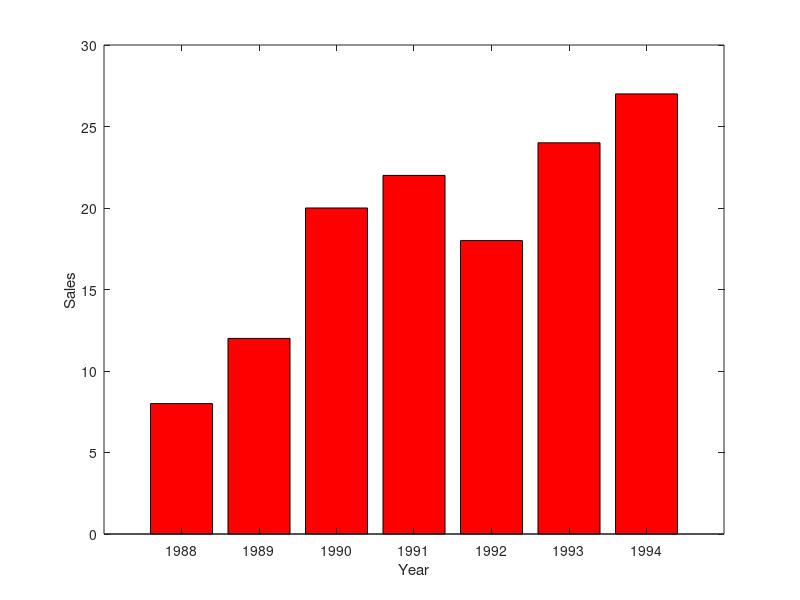
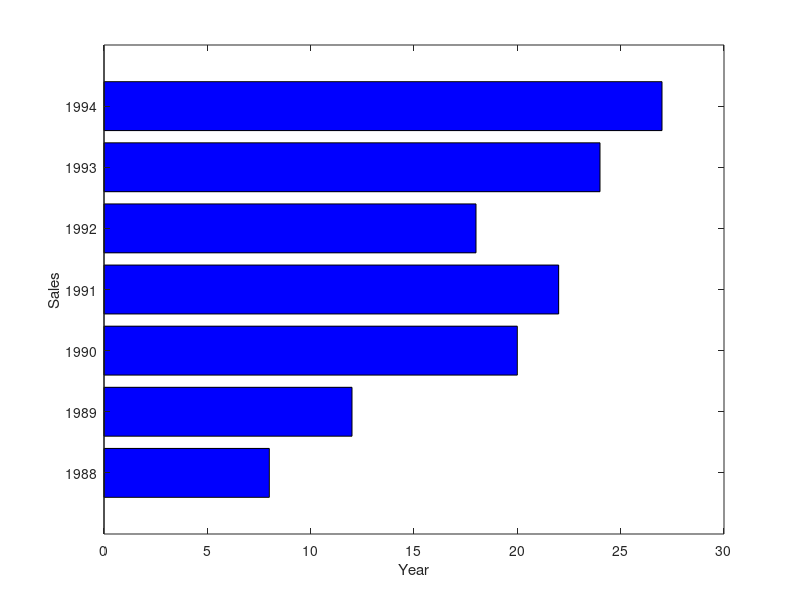

The MATLAB script that drew these images, in order:
x=1988:1994;
sle=[8 12 20 22 18 24 27];
figure
bar(x,sle,'r');
xlabel('Year');
ylabel('Sales');

figure
barh(x,sle,'b');
xlabel('Year');
ylabel('Sales');
